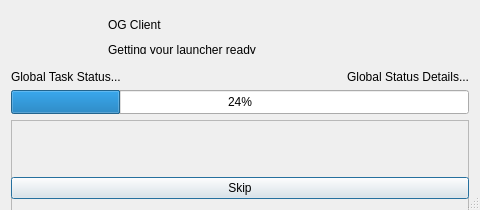
<?xml version="1.0" encoding="UTF-8"?>
<ui version="4.0">
 <class>ProgressDialog</class>
 <widget class="QDialog" name="ProgressDialog">
  <property name="geometry">
   <rect>
    <x>0</x>
    <y>0</y>
    <width>480</width>
    <height>210</height>
   </rect>
  </property>
  <property name="sizePolicy">
   <sizepolicy hsizetype="Preferred" vsizetype="Preferred">
    <horstretch>1</horstretch>
    <verstretch>1</verstretch>
   </sizepolicy>
  </property>
  <property name="minimumSize">
   <size>
    <width>480</width>
    <height>210</height>
   </size>
  </property>
  <property name="windowTitle">
   <string>Please wait...</string>
  </property>
  <property name="sizeGripEnabled">
   <bool>true</bool>
  </property>
  <layout class="QVBoxLayout" name="verticalLayout" stretch="0,0,0,0,0">
   <item>
    <widget class="QWidget" name="updateBrandWidget">
     <layout class="QHBoxLayout" name="updateBrandLayout">
      <property name="spacing">
       <number>16</number>
      </property>
      <item>
       <widget class="QLabel" name="updateBrandLogo">
        <property name="minimumSize">
         <size>
          <width>72</width>
          <height>72</height>
         </size>
        </property>
        <property name="maximumSize">
         <size>
          <width>72</width>
          <height>72</height>
         </size>
        </property>
        <property name="text">
         <string/>
        </property>
        <property name="alignment">
         <set>Qt::AlignCenter</set>
        </property>
       </widget>
      </item>
      <item>
       <layout class="QVBoxLayout" name="updateBrandTextLayout">
        <item>
         <widget class="QLabel" name="updateBrandTitle">
          <property name="text">
           <string>OG Client</string>
          </property>
         </widget>
        </item>
        <item>
         <widget class="QLabel" name="updateBrandSubtitle">
          <property name="text">
           <string>Getting your launcher ready</string>
          </property>
          <property name="wordWrap">
           <bool>true</bool>
          </property>
         </widget>
        </item>
       </layout>
      </item>
     </layout>
    </widget>
   </item>
   <item>
    <layout class="QHBoxLayout" name="horizontalLayout" stretch="1,0">
     <item>
      <widget class="QLabel" name="globalStatusLabel">
       <property name="sizePolicy">
        <sizepolicy hsizetype="Preferred" vsizetype="Fixed">
         <horstretch>0</horstretch>
         <verstretch>0</verstretch>
        </sizepolicy>
       </property>
       <property name="minimumSize">
        <size>
         <width>0</width>
         <height>15</height>
        </size>
       </property>
       <property name="text">
        <string>Global Task Status...</string>
       </property>
       <property name="wordWrap">
        <bool>true</bool>
       </property>
      </widget>
     </item>
     <item>
      <widget class="QLabel" name="globalStatusDetailsLabel">
       <property name="text">
        <string>Global Status Details...</string>
       </property>
       <property name="alignment">
        <set>Qt::AlignRight|Qt::AlignTrailing|Qt::AlignVCenter</set>
       </property>
      </widget>
     </item>
    </layout>
   </item>
   <item>
    <widget class="QProgressBar" name="globalProgressBar">
     <property name="enabled">
      <bool>true</bool>
     </property>
     <property name="minimumSize">
      <size>
       <width>0</width>
       <height>24</height>
      </size>
     </property>
     <property name="value">
      <number>24</number>
     </property>
    </widget>
   </item>
   <item>
    <widget class="QScrollArea" name="taskProgressScrollArea">
     <property name="sizePolicy">
      <sizepolicy hsizetype="Expanding" vsizetype="MinimumExpanding">
       <horstretch>0</horstretch>
       <verstretch>0</verstretch>
      </sizepolicy>
     </property>
     <property name="minimumSize">
      <size>
       <width>0</width>
       <height>100</height>
      </size>
     </property>
     <property name="frameShape">
      <enum>QFrame::StyledPanel</enum>
     </property>
     <property name="horizontalScrollBarPolicy">
      <enum>Qt::ScrollBarAsNeeded</enum>
     </property>
     <property name="sizeAdjustPolicy">
      <enum>QAbstractScrollArea::AdjustToContents</enum>
     </property>
     <property name="widgetResizable">
      <bool>true</bool>
     </property>
     <widget class="QWidget" name="taskProgressContainer">
      <property name="geometry">
       <rect>
        <x>0</x>
        <y>0</y>
        <width>460</width>
        <height>108</height>
       </rect>
      </property>
      <layout class="QVBoxLayout" name="taskProgressLayout">
       <property name="spacing">
        <number>2</number>
       </property>
      </layout>
     </widget>
    </widget>
   </item>
   <item>
    <widget class="QPushButton" name="skipButton">
     <property name="sizePolicy">
      <sizepolicy hsizetype="Expanding" vsizetype="Fixed">
       <horstretch>0</horstretch>
       <verstretch>0</verstretch>
      </sizepolicy>
     </property>
     <property name="text">
      <string>Skip</string>
     </property>
    </widget>
   </item>
  </layout>
 </widget>
 <resources/>
 <connections/>
</ui>
